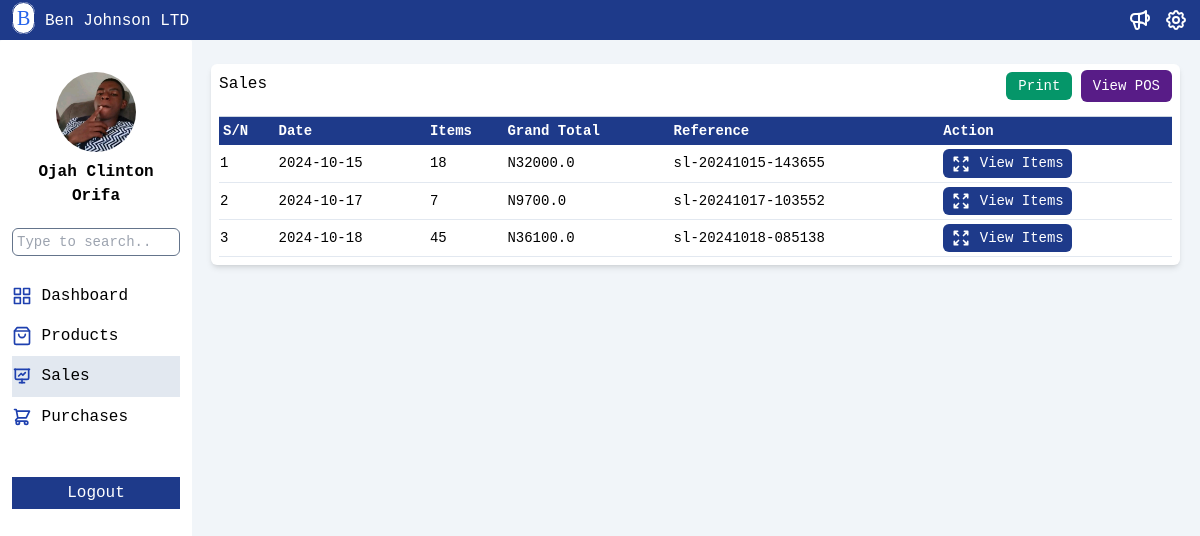
The app's page /sales with its own data.
### tables this page shows
CREATE TABLE sales (
        id INTEGER PRIMARY KEY AUTOINCREMENT,
        date TEXT NOT NULL,
        quantity INTEGER NOT NULL,
        total_price REAL NOT NULL,
        reference TEXT NOT NULL
    );

### app/route.py (the view)
@app.route('/sales')
def sales():
	conn = sqlite3.connect('products.db')
	cursor = conn.cursor()
	cursor.execute('SELECT * FROM sales')
	rows = cursor.fetchall()
	conn.close()
	return render_template("sales.html", rows=rows)

### app/templates/sales.html (shortened to what this page needs)
<!DOCTYPE html>
<html>
<head>
	<script src="https://cdn.tailwindcss.com"></script>
	<link rel="stylesheet" href="../static/css/style1.css">
</head>
<body class="bg-slate-100 font-mono">
	<nav class="h-10 w-full bg-blue-900 fixed top-0 left-0">
		<h1 class="text-white absolute top-1 left-3">
			<span class="w-8 h-8 p-1 rounded-full border border-blue-900 text-xl text-blue-600 font-serif font-italic bg-white">B</span>
			Ben Johnson LTD
		</h1>
	</nav>
	<div class="fixed top-10 left-0 bg-white h-screen w-48 p-3 rounded-sm">
		<img src="../static/images/Clint.jpeg"
			alt="bla bla" class="object-cover rounded-full w-20 h-20 block mx-auto mt-5">
		<p class="text-black font-bold text-center mt-2">Ojah Clinton Orifa</p>
		<input type="text" name="search"
		placeholder="Type to search.." class="w-full h-7 p-1 text-sm mt-5 border border-slate-500 rounded-md">
		<a href="/dashboard" class="block mt-5 py-2 active:bg-slate-200">
			<p class="align-middle inline-block">Dashboard</p>
		</a>
		<a href="/products" class="block py-2 active:bg-slate-200">
			<p class="align-middle inline-block">Products</p>
		</a>
		<a href="/sales" class="block py-2 active:bg-slate-200 bg-slate-200">
			<p class="align-middle inline-block"> Sales</p>
		</a>
		<a href="/purchases" class="block py-2 active:bg-slate-200">
			<p class="align-middle inline-block">Purchases</p>
		</a>
		<button class="w-full bg-blue-900 text-white py-1 my-10">Logout</button>
	</div>
	<div class="flex flex-row mt-11">
		<div class="h-screen w-56 p-3 rounded-sm">
		</div>
		<div class="p-5 w-full">
			<div class="rounded-md bg-white shadow-md p-2">
				<h4 class="inline-block align-middle">Sales</h4>
				<div class="float-right text-sm align-middle">
					<button id="printButton" class="bg-emerald-600 text-white px-3 py-1 rounded-md">Print</button>
					<a href="/pos" class="bg-purple-900 text-white px-3 py-2 rounded-md">View POS</a>
				</div>
				<table id="sales-table" class="border-t border-slate-300 w-full mt-5">
					<thead>
						<tr class="text-sm text-left bg-blue-900 text-white">
							<th class="p-1">S/N</th>
							<th class="py-1">Date</th>
							<th class="py-1">Items</th>
							<th class="py-1">Grand Total</th>
							<th class="py-1">Reference</th>
							<th class="py-1">Action</th>
						</tr>
					</thead>
					<tbody id="table-body" class="text-sm">
						{% for row in rows %}
						<tr id="row-{{ row[0] }}" class="text-sm border-b border-slate-200">
							<td class="py-1">{{ row[0] }}</td>
							<td class="py-1">{{ row[1] }}</td>
							<td class="py-1">{{ row[2] }}</td>
							<td class="py-1">N{{ row[3] }}</td>
							<td class="py-1">{{ row[4] }}</td>
							<td class="py-1">
								<button class="bg-blue-900 text-white px-2 py-1 rounded-md" id="view-items-{{ row[0] }}">
									<svg class="h-5 w-5 inline-block"  fill="none" viewBox="0 0 24 24" stroke="currentColor">
									  <path stroke-linecap="round" stroke-linejoin="round" stroke-width="2" d="M4 8V4m0 0h4M4 4l5 5m11-1V4m0 0h-4m4 0l-5 5M4 16v4m0 0h4m-4 0l5-5m11 5l-5-5m5 5v-4m0 4h-4"/>
									</svg>
									View Items
								</button>
							</td>
						</tr>
						{% endfor %}
					</tbody>
				</table>
			</div>
		</div>
	</div>
</body>
</html>

### records on screen
sales: id "1", date "2024-10-15", quantity "18", total_price "32000.0", reference "sl-20241015-143655"
sales: id "2", date "2024-10-17", quantity "7", total_price "9700.0", reference "sl-20241017-103552"
sales: id "3", date "2024-10-18", quantity "45", total_price "36100.0", reference "sl-20241018-085138"
